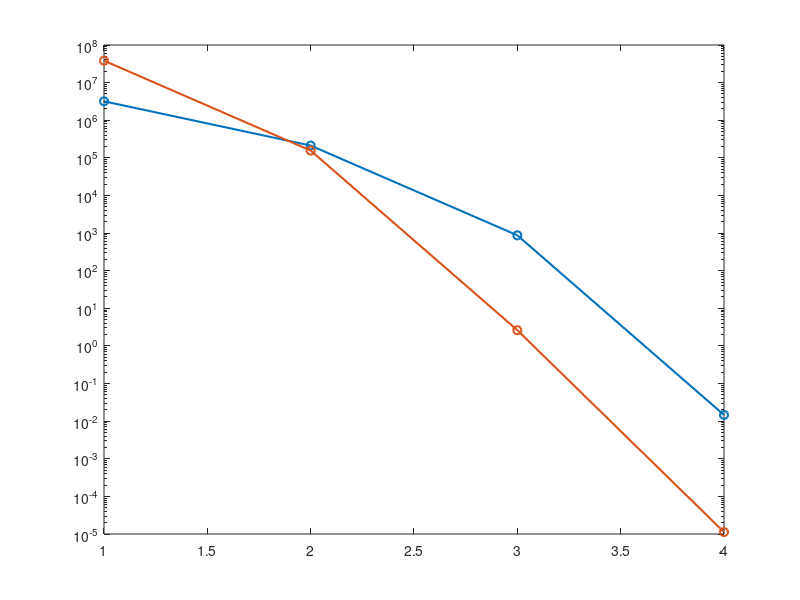

MATLAB code for this plot: (Note: this script raises an error after producing the figure.)
%% resistor-diode DC analysis using MNA and Newton's method
clear; clc; close all;

% circuit and solver settings
Vs = 5; R = 1000; Is = 1e-9; Vt = 0.02585; n = 1;
G = 1/R;
maxIter = 100;
voltage_tol = 1e-9;
current_tol = 1e-12;
vD_initial = 0.4;

% x = [source voltage; diode voltage; source current]
x = [Vs; vD_initial; -(Vs-vD_initial)/R];
update_tol = [voltage_tol; voltage_tol; current_tol];
residual_tol = [current_tol; current_tol; voltage_tol];

% history columns: scaled update, scaled residual, KCL, voltage residual
history = zeros(maxIter,4);
iterations = 0;
converged = false;
status = 'Maximum iterations reached';

% Newton iterations
for k = 1:maxIter
    if any(~isfinite(x)) || x(2)/(n*Vt) > 700
        status = 'Unsafe state';
        break;
    end

    % replace the diode with its linear model at the current voltage
    Id = Is*expm1(x(2)/(n*Vt));
    gd = Is/(n*Vt)*exp(x(2)/(n*Vt));
    Ieq = Id - gd*x(2);
    A = [G, -G, 1; -G, G+gd, 0; 1, 0, 0];
    b = [0; -Ieq; Vs];
    step = (A\b) - x;
    if any(~isfinite(step))
        status = 'Invalid Newton step';
        break;
    end

    % limit the diode-voltage change to 0.1 V per iteration
    scale = min(1, 0.1/max(abs(step(2)),eps));
    xnew = x + scale*step;
    if any(~isfinite(xnew)) || xnew(2)/(n*Vt) > 700
        status = 'Unsafe trial state';
        break;
    end

    % check the original circuit equations at the new solution
    Id = Is*expm1(xnew(2)/(n*Vt));
    residual = [G*(xnew(1)-xnew(2)) + xnew(3); ...
                G*(xnew(2)-xnew(1)) + Id; ...
                xnew(1)-Vs];
    if any(~isfinite(residual))
        status = 'Invalid residual';
        break;
    end
    update_error = max(abs(xnew-x)./update_tol);
    residual_error = max(abs(residual)./residual_tol);
    history(k,:) = [update_error, residual_error, ...
                   max(abs(residual(1:2))), abs(residual(3))];
    x = xnew;
    iterations = k;
    if update_error <= 1 && residual_error <= 1
        converged = true;
        status = 'Converged';
        break;
    end
end

% print results (a failed run only reports its last iterate)
fprintf('Status: %s | Iterations: %d\n',status,iterations);
fprintf('Last iterate: v1 = %.9f V, vD = %.9f V, I_source = %.9f mA\n',x(1),x(2),x(3)*1e3);
if ~converged
    warning('Diode:NotConverged','No validated operating point: %s',status);
else
    fprintf('Diode current = %.9f mA\n',Id*1e3);
end

% save diagnostics and plots
folder = fullfile(fileparts(mfilename('fullpath')),'figures');
if ~exist(folder,'dir'), mkdir(folder); end
if iterations > 0
    history = history(1:iterations,:);
    fprintf('Scaled update = %.3e | Scaled residual = %.3e (both must be <= 1)\n',history(end,1:2));
    fprintf('KCL residual = %.3e A | Voltage residual = %.3e V\n',history(end,3:4));
    figure('Color','w');
    semilogy(1:iterations,max(history(:,1:2),eps),'-o','LineWidth',1.5);
    hold on; yline(1,'k--'); grid on;
    xlabel('Iteration'); ylabel('Error divided by tolerance');
    legend('Scaled update','Scaled nonlinear residual','Threshold','Location','best');
    title(['Newton Diagnostics: ',status]);
    exportgraphics(gcf,fullfile(folder,'diode_convergence.png'),'Resolution',200);
    data = array2table([(1:iterations)',history],'VariableNames', ...
        {'Iteration','ScaledUpdate','ScaledResidual','KCL_A','VoltageResidual_V'});
    writetable(data,fullfile(folder,'diode_diagnostics.csv'));
end

if converged
    vd = linspace(min(0,x(2)-0.2),max(0.8,x(2)+0.1),1000);
    figure('Color','w');
    plot(vd,Is*expm1(vd/(n*Vt))*1e3,'r-',vd,(Vs-vd)/R*1e3,'b-','LineWidth',1.5);
    hold on; plot(x(2),Id*1e3,'ko','MarkerFaceColor','k'); grid on;
    ylim([0,1.2*max([abs(Vs/R),abs(Id),eps])*1e3]);
    xlabel('Diode voltage (V)'); ylabel('Current (mA)');
    legend('Diode I-V','Resistor load line','Operating point','Location','best');
    title('Validated Diode DC Operating Point');
    exportgraphics(gcf,fullfile(folder,'diode_operating_point.png'),'Resolution',200);
end
